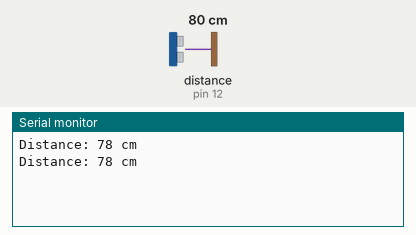
Bench run of a sketch on a simulated Arduino Uno, built with avr-gcc and run on an emulated ATmega328P. On the bench: the last lines printed to the serial monitor. Wiring (inferred from the names in the program): ultrasonic range finder: trigger pin 13; echo pin 12. The test bench sets the inputs (shaded band); at power-on: distance to the obstacle (sensor on pin 12) 80 cm. The echo pulse lasts 58.3 µs per cm.

Above: at 1.8 s.
1.9 s: distance to the obstacle (sensor on pin 12) set to 2 cm
At 2.8 s:
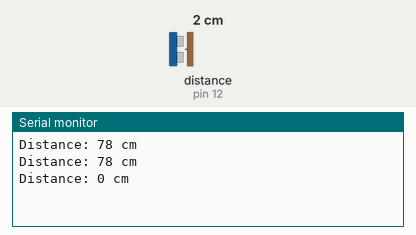
3.4 s: distance to the obstacle (sensor on pin 12) set to 4 cm
At 4.8 s:
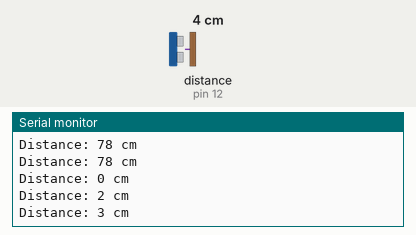
Timing chart, 0 to 6.4 s (numbered marks = the images above; inputs shaded):
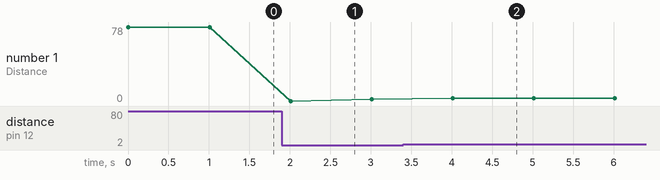

Measured:
- after the input at 1.9 s, the serial monitor: prints a new line after 0.11 s (image 1)
- after the input at 3.4 s, the serial monitor: prints a new line after 0.61 s (image 2)
- plotted number 1: 78 → 2 after the input at 1.9 s, 2 → 3 after the input at 3.4 s

The sketch:

03_Ultrasonic_Ranging.ino
```cpp
// Ultrasonic module pins
const int trigPin = 13;  // Trigger, IO13
const int echoPin = 12;  // Echo, IO12

// Measurement variables
long duration;   // Round-trip time (µs)
int distance;    // Distance (cm)

void setup() {
  // Baud rate 115200
  Serial.begin(115200);

  pinMode(trigPin, OUTPUT); // Trig output
  pinMode(echoPin, INPUT);  // Echo input
}

void loop() {
  // Pull low first for a clean start level
  digitalWrite(trigPin, LOW);
  delayMicroseconds(2);

  // 10 µs high pulse triggers emission
  digitalWrite(trigPin, HIGH);
  delayMicroseconds(10);
  digitalWrite(trigPin, LOW);

  // Echo HIGH pulse width is the round-trip time
  duration = pulseIn(echoPin, HIGH);

  // Speed of sound 0.034 cm/µs, divide by 2 to remove the return trip
  distance = duration * 0.034 / 2;

  // Measuring range 2~300 cm, set 0 if out of range
  if(distance < 2 || distance > 300){
    distance = 0;
  }

  // Serial output
  Serial.print("Distance: ");
  Serial.print(distance);
  Serial.println(" cm");

  // Measure once per 1 s
  delay(1000);
}
```
